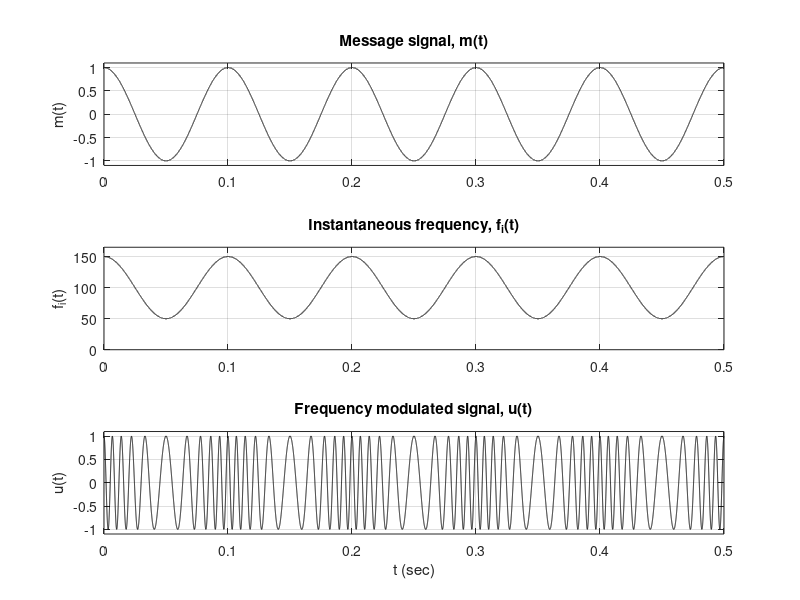

Reproduce this figure in MATLAB.
% Plot of an FM signal modulated by a sinusoidal
% EE160 - Fall 2010 - San Jose State University

fprintf('Plot of a unit-amplitude FM signal of center frequency 100 Hz\n')
fprintf('modulated by a 10-Hz unit-amplitude sinusoidal signal\n')
Ac=1; fc=100; a=1; fm=10; 
Bf=input('Enter the value of the modulation index: ');

kf =Bf*fm;

t=0:1e-5:0.5;
m=a*cos(2*pi*fm*t);
fi=fc+kf*m;
u=Ac*cos(2*pi*fc*t + Bf*sin(2*pi*fm*t));

clf reset
subplot(3,1,1), plot(t,m,'-k'), axis([t(1) t(length(t)) -1.1 1.1])
ylabel('m(t)'), title('Message signal, m(t)'), grid on
subplot(3,1,2), plot(t,fi,'-k'), axis([t(1) t(length(t)) 0 1.1*(fc+kf)])
ylabel('f_i(t)'), title('Instantaneous frequency, f_i(t)'), grid on
subplot(3,1,3), plot(t,u,'-k'), axis([t(1) t(length(t)) -1.1 1.1])
xlabel('t (sec)'), ylabel('u(t)'), grid on
title('Frequency modulated signal, u(t)')
